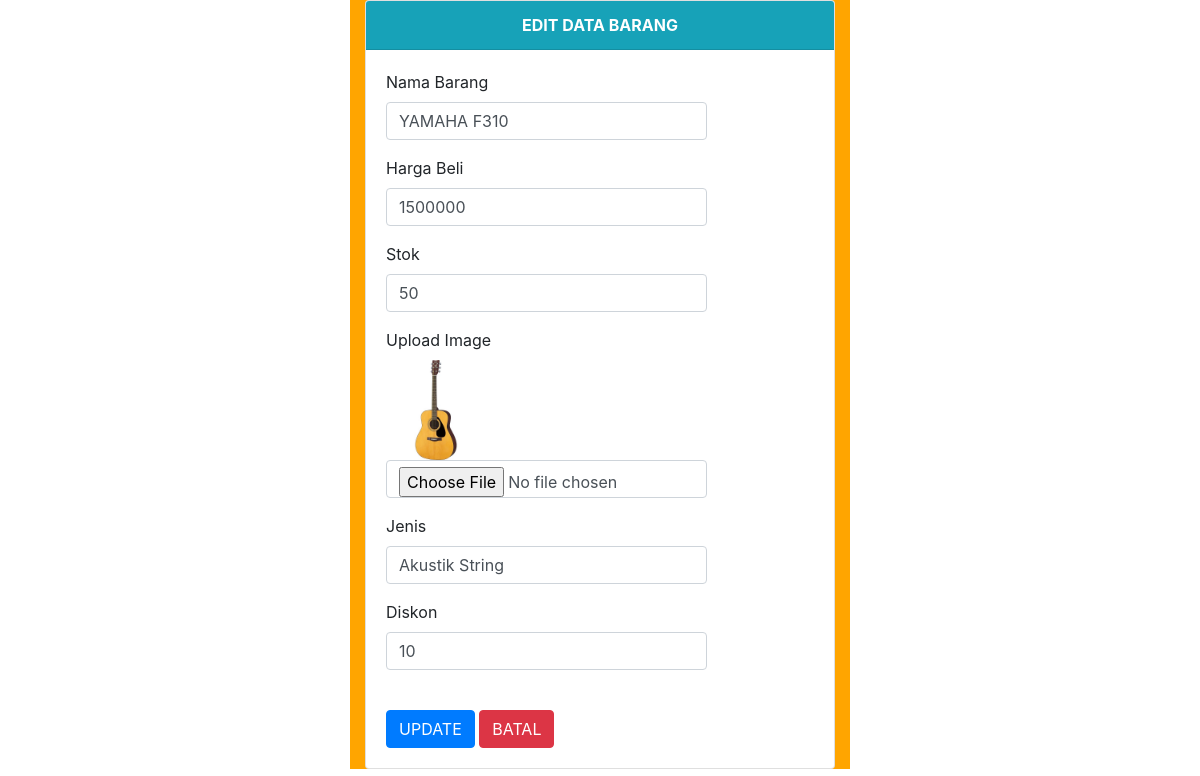
The app's page /edit_data.php?id_barang=33 with its own data.
### tables this page shows
CREATE TABLE `tb_barang` (
  `id_barang` int(11) NOT NULL,
  `nama_barang` varchar(50) NOT NULL,
  `harga_beli` int(12) NOT NULL,
  `stok` int(5) NOT NULL,
  `image` varchar(225) DEFAULT NULL,
  `jenis` varchar(30) NOT NULL,
  `diskon` int(4) NOT NULL
);

### edit_data.php (the view, shortened to what this page needs)
<?php
	include 'koneksi.php';
	$id = $_GET['id_barang'];
	$ambildata = mysqli_query($koneksi, "SELECT * FROM tb_barang WHERE id_barang='$id'");
 	$data = mysqli_fetch_array($ambildata);
 ?>
<!DOCTYPE html>
<html lang="en">
<head>
	<link rel="stylesheet" href="css/bootstrap.css">
</head>
<body style="background-image: url('img/background.jpg'); background-size: cover;">
	<div style="background-color: Orange;" class="container col-md-5">
		<div class="card">
			<div align="center" class="card-header bg-info text-white">
				<strong>EDIT DATA BARANG</strong>
			</div>
			<div class="card-body">
				<form action="" method="POST" class="form-item" enctype="multipart/form-data">
					<div class="form-group">
						<label for="nama_barang">Nama Barang</label>
						<input type="text" name="nama_barang" value="<?php echo $data['nama_barang'] ?>" class="form-control col-md-9" placeholder="Masukkan nama barang" >
					</div>
					<div class="form-group">
						<label for="harga_beli">Harga Beli</label>
						<input type="number" name="harga_beli" value="<?php echo $data['harga_beli'] ?>" class="form-control col-md-9" placeholder="Masukkan harga beli" >
					</div>
					<div class="form-group">
						<label for="stok">Stok</label>
						<input type="number" name="stok" value="<?php echo $data['stok'] ?>" class="form-control col-md-9" placeholder="Masukkan banyak stok" >
					</div>
					<div class="form-group">
						<label for="image">Upload Image</label><br>
						<img src="img/<?php echo $data['image'] ?>" width="100px" height="100px">
						<input type="file" name="image" class="form-control col-md-9">
					</div>
					<div class="form-group">
						<label for="jenis">Jenis</label>
						<input type="text" name="jenis" value="<?php echo $data['jenis'] ?>" class="form-control col-md-9" placeholder="Masukkan Jenis">
					</div>
					<div class="form-group">
						<label for="diskon">Diskon</label>
						<input type="number" name="diskon" value="<?php echo $data['diskon'] ?>" class="form-control col-md-9" placeholder="Masukkan Diskon">
					</div>
					<br>
					<div>
						<button type="submit" class="btn btn-primary" name="simpan">UPDATE</button>
						<button type="button" value="Go Back" onclick="history.back(-1)" class="btn btn-danger">BATAL</button>
					</div>
				</form>
			</div>
		</div>
	</div>
</body>
</html>

### records on screen
tb_barang: nama_barang "YAMAHA F310", harga_beli "1500000", stok "50", image (picture), jenis "Akustik String", diskon "10"
